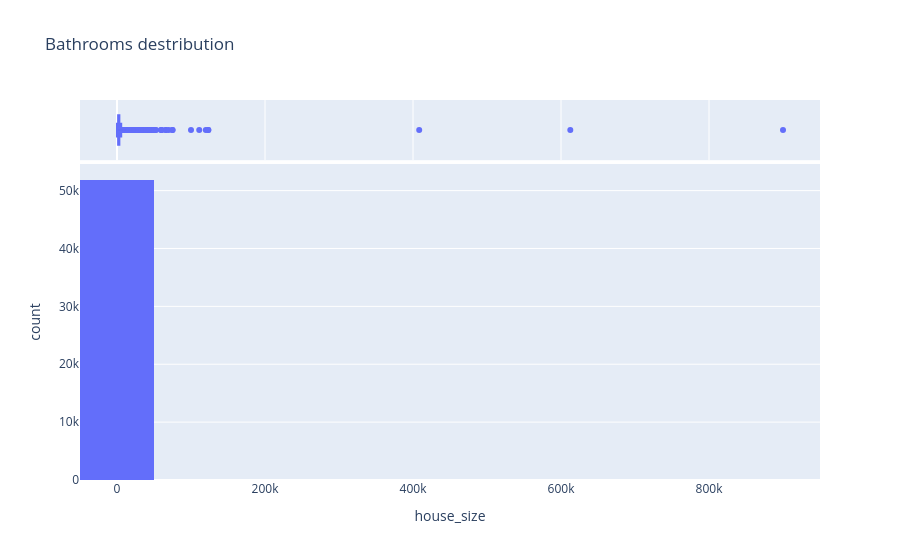

Here is the notebook cell this chart was saved with:
### Markdown cell above
- The raw price distribution is extremely right skewed
  due to outliers reaching Rs 900 Billion.

### Code cell
figure = px.histogram(houses_df,
                     x='house_size',
                     marginal ='box',
                     nbins = 10,
                     title='Bathrooms destribution')
figure.show()

### Figure 1 — Plotly figure (JSON) as saved in the notebook; plotly's stock layout.template omitted (floating-point values rounded to 4 significant figures; data arrays with more than 128 entries replaced by an {"elided": "..."} marker saying what was removed)
{"data": [{"bingroup": "x", "hovertemplate": "house_size=%{x}<br>count=%{y}<extra></extra>", "legendgroup": "", "marker": {"color": "#636efa", "pattern": {"shape": ""}}, "name": "", "nbinsx": 10, "orientation": "v", "showlegend": false, "type": "histogram", "x": {"elided": "51888 float values"}, "xaxis": "x", "yaxis": "y"}, {"hovertemplate": "house_size=%{x}<extra></extra>", "legendgroup": "", "marker": {"color": "#636efa"}, "name": "", "notched": true, "showlegend": false, "type": "box", "x": {"elided": "51888 float values"}, "xaxis": "x2", "yaxis": "y2"}], "layout": {"barmode": "relative", "legend": {"tracegroupgap": 0}, "title": {"text": "Bathrooms destribution"}, "xaxis": {"anchor": "y", "domain": [0, 1], "title": {"text": "house_size"}}, "xaxis2": {"anchor": "y2", "domain": [0, 1], "matches": "x", "showgrid": true, "showticklabels": false}, "yaxis": {"anchor": "x", "domain": [0, 0.8316], "title": {"text": "count"}}, "yaxis2": {"anchor": "x2", "domain": [0.8416, 1], "matches": "y2", "showgrid": false, "showline": false, "showticklabels": false, "ticks": ""}}}
